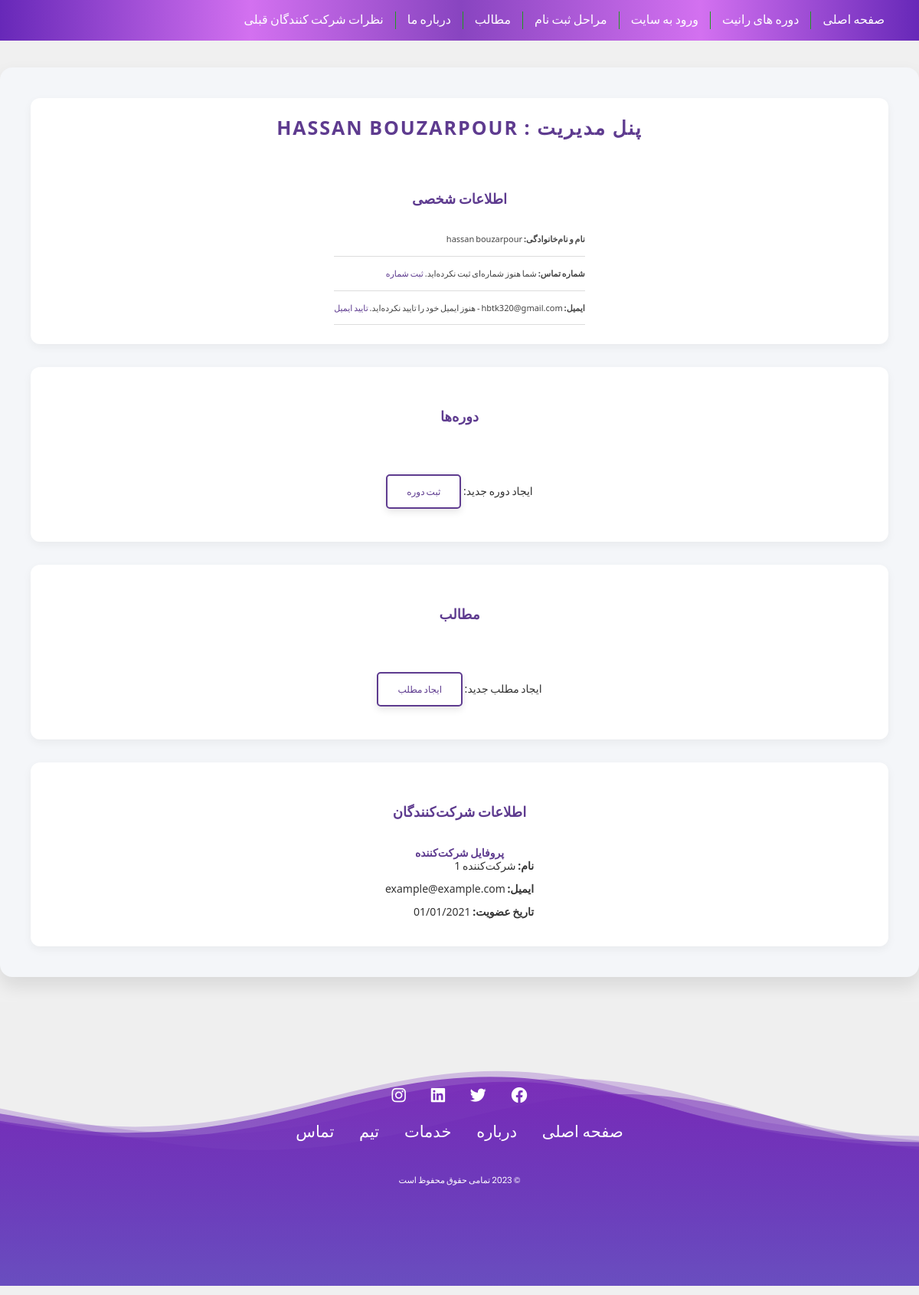
Page /admin-panel (signed in) on the committed database.
### runnit_project/models.py (models this page shows, shortened)
class User(db.Model):
    user_id = db.Column(db.Integer, primary_key=True)
    firstname = db.Column(db.String(50), nullable=False)
    lastname = db.Column(db.String(50), nullable=False)
    email = db.Column(db.String(100), unique=True, nullable=False)
    email_verified = db.Column(db.Boolean, default=False)
    phone_number = db.Column(db.String(15), nullable=True)
    profile_pic = db.Column(db.String(200))
    resume = db.Column(db.String(150), nullable=True)  # Stores the resume file path
    resume_approved = db.Column(SQLAEnum(ResumeStatus), nullable=True)
    iqtest_score = db.Column(db.Integer, nullable=True)
    _password = db.Column(db.String(250), nullable=False)
    is_admin = db.Column(db.Boolean, default=False)
    is_superuser = db.Column(db.Boolean, default=False)
    is_authenticated = db.Column(db.Boolean, default=False)
    posts = db.relationship('Post', backref='user', lazy=True)
    comments = db.relationship('Comment', backref='user', lazy=True)
    ratings = db.relationship('Rating', backref='user', lazy=True)
    resume = db.relationship("Resume", back_populates="user", uselist=False)  # uselist=False ensures one-to-one
    course = db.relationship('Course', backref='user', lazy=True)
    iqtest = db.relationship('IQTest', backref='user', lazy=True)
    type = db.Column(db.String(50))
    @property
    def password(self):
        raise AttributeError("password is not a readable attribute")

class Superuser(User):
    def __init__(self, firstname, lastname, email, password, **kwargs):
        super().__init__(firstname=firstname, lastname=lastname, email=email, password=password, **kwargs)
        self.is_superuser = True

### runnit_project/routes.py (the view)
@app.route("/admin-panel")
@admin_required
@login_required
def admin_panel():
    user_id = session["user_id"]
    user = User.query.filter_by(user_id = user_id).first()
    courses = Course.query.filter_by(user_id = user_id)
    posts = Post.query.filter_by(user_id = user_id)
    return render_template("admin_panel.html",user=user,courses = courses,posts=posts)

### run.py (called while the page is built, shortened)
@app.before_request
def create_initials():
    if not "language" in session:
        session["language"] = 'fa'
    global initialization_done

### runnit_project/templates/admin_panel.html (shortened to what this page needs)
{% extends './shared/base.html' %}
{% block content %}
<div class="admin-panel">
    <section class="admin-info">
        <h1>پنل مدیریت : {{ user.firstname }} {{ user.lastname }}</h1>
        <h2>اطلاعات شخصی</h2>
        <ul class="info-list">
            <li><strong>نام و نام‌خانوادگی:</strong> {{ user.firstname }} {{ user.lastname }}</li>
            <li><strong>شماره تماس:</strong>
                {% if user.phone %}
                    {{ user.phone }}
                {% else %}
                    شما هنوز شماره‌ای ثبت نکرده‌اید. <a href="{{ url_for('enter_phone') }}">ثبت شماره</a>
                {% endif %}
            </li>
            <li><strong>ایمیل:</strong>
                {% if user.email_verified == false %}
                    <span class="alert-email">{{ user.email }}</span> - هنوز ایمیل خود را تایید نکرده‌اید.
                    <a href="{{ url_for('verify_email') }}">تایید ایمیل</a>
                {% else %}
                    <span class="verified-email">{{ user.email }}</span>
                {% endif %}
            </li>
        </ul>
    </section>
    <section class="courses">
        <h2>دوره‌ها</h2>
        {% if courses %}
            <p>ایجاد دوره جدید: <a href="{{ url_for('create_course') }}" class="btn-create">ثبت دوره</a></p>
        {% else %}
            <p>هنوز دوره‌ای ایجاد نکرده‌اید. <a href="{{ url_for('create_course') }}" class="btn-create">ایجاد دوره جدید</a></p>
        {% endif %}
    </section>
    <section class="posts">
        <h2>مطالب</h2>
        {% if posts %}
            <p>ایجاد مطلب جدید: <a href="{{ url_for('create_post') }}" class="btn-create">ایجاد مطلب</a></p>
        {% else %}
            <p>هنوز مطلبی ایجاد نکرده‌اید. <a href="{{ url_for('create_post') }}" class="btn-create">ایجاد مطلب جدید</a></p>
        {% endif %}
    </section>
    <section class="participants-info">
        <h2>اطلاعات شرکت‌کنندگان</h2>
        <div class="participant-profile">
            <h3>پروفایل شرکت‌کننده</h3>
            <p><strong>نام:</strong> شرکت‌کننده 1</p>
            <p><strong>ایمیل:</strong> example@example.com</p>
            <p><strong>تاریخ عضویت:</strong> 01/01/2021</p>
        </div>
    </section>
</div>
{% endblock %}

### runnit_project/static/css/style.css (style rules this page uses)
html { overflow-x: hidden; }
body { margin: 0; padding: 0; font-family: 'BYekan'; font-size: 14px; word-spacing: -1px; background-color: #fff }
a:link,a:hover,a:active { text-decoration: none; outline: 0 !important }
i,span,label,a { display: inline-block; font-weight: normal; }
ul { list-style: none !important; list-style-type: none !important; margin: 0; padding: 0 }
h1,h2,h3,h4,h5,h6 { font-size: 15px; margin: 0; padding: 0 }
a,i,input[type="submit"], form button { -webkit-transition : all 0.2s linear 0s; -moz-transition : all 0.2s linear 0s; -ms-transition : all 0.2s linear 0s; -o-transition : all 0.2s linear 0s; transition : all 0.2s linear 0s }

### runnit_project/static/css/style3.css (style rules this page uses)
section { display: flex; flex-direction: column; justify-content: flex-end; gap: 30px; padding-bottom: 80px; padding-left: 60px; width: 100%; }
@media (width > 420px) { section { align-items: center; padding-left: 0; gap: 20px; } }

### runnit_project/templates/admin_panel.html (style rules this page uses)
.admin-panel { max-width: 1200px; margin: 0 auto; padding: 40px; background-color: #f4f6f9; border-radius: 16px; box-shadow: 0 12px 24px rgba(0, 0, 0, 0.1); font-family: 'Segoe UI', Tahoma, Geneva, Verdana, sans-serif; }
h1, h2, h3 { color: #5e3b8f; font-weight: 600; text-align: center; }
h1 { font-size: 2.5rem; margin-bottom: 20px; text-transform: uppercase; letter-spacing: 2px; }
h2 { font-size: 1.8rem; margin-top: 30px; color: #5e3b8f; }
h3 { font-size: 1.4rem; margin-top: 15px; }
.admin-info { background-color: #ffffff; padding: 25px; border-radius: 12px; box-shadow: 0 4px 12px rgba(0, 0, 0, 0.05); margin-bottom: 30px; }
.admin-info .info-list { list-style-type: none; padding: 0; }
.admin-info .info-list li { padding: 14px 0; font-size: 1.1rem; border-bottom: 1px solid #ddd; color: #444; }
.admin-info .info-list a { color: #5e3b8f; text-decoration: none; font-weight: 500; }
.courses, .posts, .participants-info { background-color: #ffffff; padding: 25px; margin-top: 30px; border-radius: 12px; box-shadow: 0 4px 12px rgba(0, 0, 0, 0.05); }
.btn-action, .btn-create { padding: 12px 25px; margin: 8px 0; background-color: transparent; color: #5e3b8f; text-decoration: none; border: 2px solid #5e3b8f; border-radius: 5px; font-size: 1.1rem; display: inline-block; transition: all 0.3s ease; box-shadow: 0 4px 10px rgba(0, 0, 0, 0.1); }
.btn-create { font-size: 1.2rem; display: inline-block; margin-top: 25px; }

### runnit_project/templates/shared/FooterComponent.html (style rules this page uses)
body { font-family: 'Poppins', sans-serif; margin: 0; padding: 0; background-color: #f0f0f0; }

### rows in the picture
Superuser: firstname "HASSAN", lastname "BOUZARPOUR", firstname "hassan", lastname "bouzarpour", email "hbtk320@gmail.com"
